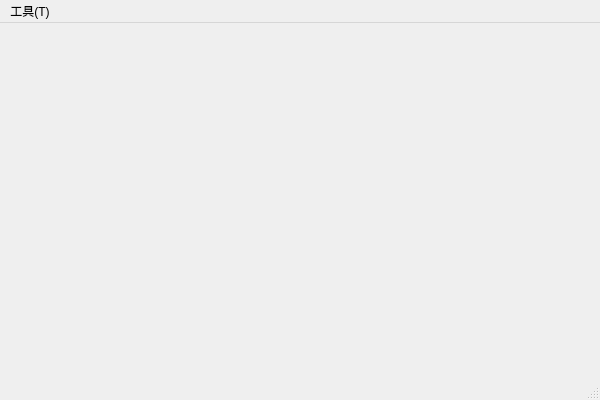
<?xml version="1.0" encoding="UTF-8"?>
<ui version="4.0">
 <class>MainWindow</class>
 <widget class="QMainWindow" name="MainWindow">
  <property name="geometry">
   <rect>
    <x>0</x>
    <y>0</y>
    <width>600</width>
    <height>400</height>
   </rect>
  </property>
  <property name="minimumSize">
   <size>
    <width>600</width>
    <height>400</height>
   </size>
  </property>
  <property name="maximumSize">
   <size>
    <width>600</width>
    <height>400</height>
   </size>
  </property>
  <property name="windowTitle">
   <string>MainWindow</string>
  </property>
  <widget class="QWidget" name="centralwidget">
   <layout class="QVBoxLayout" name="verticalLayout">
    <item>
     <widget class="QStackedWidget" name="stackedWidget">
      <property name="currentIndex">
       <number>1</number>
      </property>
      <widget class="QWidget" name="page"/>
      <widget class="QWidget" name="page_2"/>
     </widget>
    </item>
   </layout>
  </widget>
  <widget class="QMenuBar" name="menubar">
   <property name="geometry">
    <rect>
     <x>0</x>
     <y>0</y>
     <width>600</width>
     <height>18</height>
    </rect>
   </property>
   <widget class="QMenu" name="menu_T">
    <property name="title">
     <string>工具(T)</string>
    </property>
    <addaction name="action_mi"/>
    <addaction name="action_jia"/>
    <addaction name="action_jie"/>
   </widget>
   <addaction name="menu_T"/>
  </widget>
  <widget class="QStatusBar" name="statusbar"/>
  <action name="action_mi">
   <property name="text">
    <string>生成密钥</string>
   </property>
  </action>
  <action name="action_jia">
   <property name="text">
    <string>加密</string>
   </property>
  </action>
  <action name="action_jie">
   <property name="text">
    <string>解密</string>
   </property>
  </action>
 </widget>
 <resources/>
 <connections/>
</ui>
